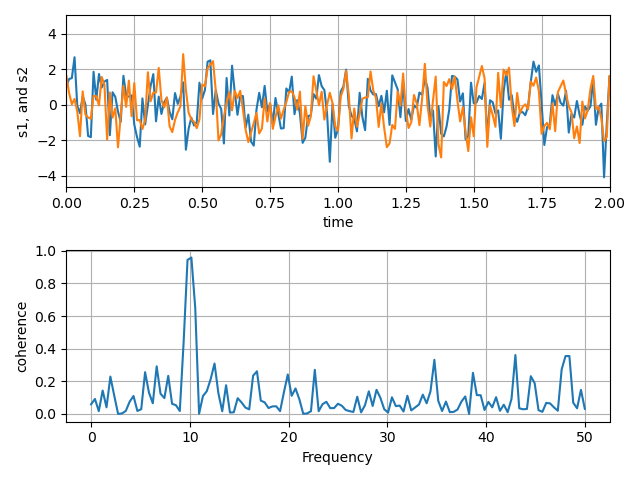

Source code (Python):
import matplotlib.pyplot as plt
import numpy as np


def main():
    np.random.seed(19680801)

    dt = 0.01
    t = np.arange(0, 30, dt)
    nse1 = np.random.randn(len(t))
    nse2 = np.random.randn(len(t))

    s1 = np.sin(2 * np.pi * 10 * t) + nse1
    s2 = np.sin(2 * np.pi * 10 * t) + nse2

    fig, ax = plt.subplots(2, 1)
    ax[0].plot(t, s1, t, s2)
    ax[0].set_xlim(0, 2)
    ax[0].set_xlabel('time')
    ax[0].set_ylabel('s1, and s2')
    ax[0].grid(True)

    cxy, f = ax[1].cohere(s1, s2, 256, 1 / dt)
    ax[1].set_ylabel('coherence')
    fig.tight_layout()
    plt.savefig('main.png')
    return


if __name__ == '__main__':
    main()
